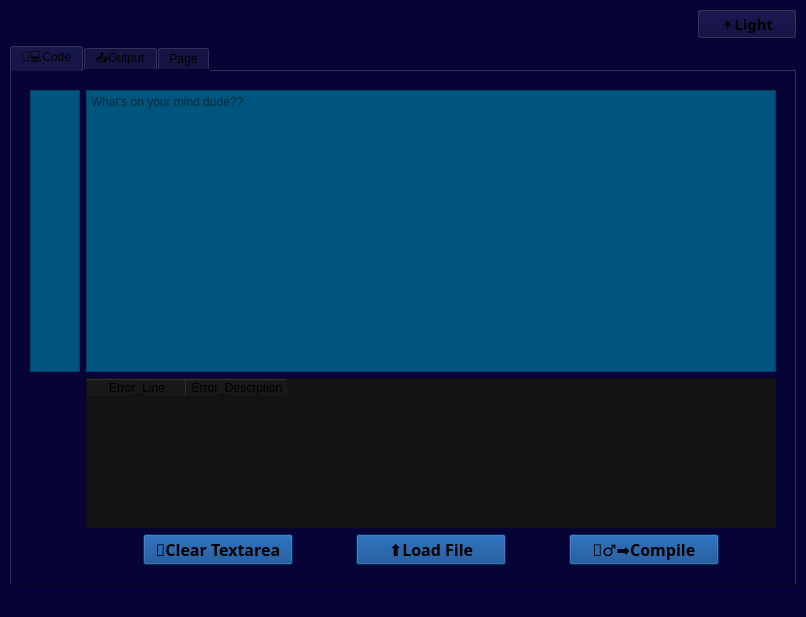
<?xml version="1.0" encoding="UTF-8"?>
<ui version="4.0">
 <class>MainWindow</class>
 <widget class="QMainWindow" name="MainWindow">
  <property name="geometry">
   <rect>
    <x>0</x>
    <y>0</y>
    <width>806</width>
    <height>617</height>
   </rect>
  </property>
  <property name="windowTitle">
   <string>MainWindow</string>
  </property>
  <property name="styleSheet">
   <string notr="true">background-color:  rgb(6, 4, 54);</string>
  </property>
  <widget class="QWidget" name="centralwidget">
   <layout class="QGridLayout" name="gridLayout">
    <item row="0" column="1">
     <widget class="QPushButton" name="themeChange">
      <property name="sizePolicy">
       <sizepolicy hsizetype="Minimum" vsizetype="Fixed">
        <horstretch>0</horstretch>
        <verstretch>0</verstretch>
       </sizepolicy>
      </property>
      <property name="maximumSize">
       <size>
        <width>100</width>
        <height>16777215</height>
       </size>
      </property>
      <property name="font">
       <font>
        <family>Century Gothic</family>
        <pointsize>11</pointsize>
        <bold>true</bold>
       </font>
      </property>
      <property name="layoutDirection">
       <enum>Qt::LayoutDirection::RightToLeft</enum>
      </property>
      <property name="text">
       <string>☀️Light</string>
      </property>
     </widget>
    </item>
    <item row="1" column="1">
     <widget class="QTabWidget" name="tabWidget">
      <property name="enabled">
       <bool>true</bool>
      </property>
      <property name="styleSheet">
       <string notr="true">background-color:rgb(6, 4, 54);</string>
      </property>
      <property name="tabPosition">
       <enum>QTabWidget::TabPosition::North</enum>
      </property>
      <property name="tabShape">
       <enum>QTabWidget::TabShape::Rounded</enum>
      </property>
      <property name="currentIndex">
       <number>0</number>
      </property>
      <property name="usesScrollButtons">
       <bool>false</bool>
      </property>
      <property name="documentMode">
       <bool>false</bool>
      </property>
      <property name="tabsClosable">
       <bool>false</bool>
      </property>
      <widget class="QWidget" name="Code">
       <attribute name="title">
        <string>🧑‍💻Code</string>
       </attribute>
       <layout class="QHBoxLayout" name="horizontalLayout_4">
        <item>
         <widget class="QScrollArea" name="scrollArea">
          <property name="sizePolicy">
           <sizepolicy hsizetype="Expanding" vsizetype="Expanding">
            <horstretch>1</horstretch>
            <verstretch>1</verstretch>
           </sizepolicy>
          </property>
          <property name="widgetResizable">
           <bool>true</bool>
          </property>
          <widget class="QWidget" name="scrollAreaWidgetContents">
           <property name="geometry">
            <rect>
             <x>0</x>
             <y>0</y>
             <width>776</width>
             <height>503</height>
            </rect>
           </property>
           <property name="sizePolicy">
            <sizepolicy hsizetype="Expanding" vsizetype="Expanding">
             <horstretch>1</horstretch>
             <verstretch>1</verstretch>
            </sizepolicy>
           </property>
           <property name="sizeIncrement">
            <size>
             <width>50</width>
             <height>50</height>
            </size>
           </property>
           <layout class="QGridLayout" name="gridLayout_2">
            <item row="2" column="1">
             <widget class="QTableWidget" name="errorTable">
              <property name="maximumSize">
               <size>
                <width>16777215</width>
                <height>150</height>
               </size>
              </property>
              <property name="autoFillBackground">
               <bool>false</bool>
              </property>
              <property name="styleSheet">
               <string notr="true">background-color: rgb(19, 19, 19);</string>
              </property>
              <property name="verticalScrollBarPolicy">
               <enum>Qt::ScrollBarPolicy::ScrollBarAlwaysOff</enum>
              </property>
              <property name="dragEnabled">
               <bool>false</bool>
              </property>
              <property name="alternatingRowColors">
               <bool>true</bool>
              </property>
              <property name="verticalScrollMode">
               <enum>QAbstractItemView::ScrollMode::ScrollPerItem</enum>
              </property>
              <property name="rowCount">
               <number>0</number>
              </property>
              <property name="columnCount">
               <number>2</number>
              </property>
              <attribute name="horizontalHeaderVisible">
               <bool>true</bool>
              </attribute>
              <attribute name="horizontalHeaderCascadingSectionResizes">
               <bool>false</bool>
              </attribute>
              <attribute name="horizontalHeaderMinimumSectionSize">
               <number>20</number>
              </attribute>
              <attribute name="horizontalHeaderStretchLastSection">
               <bool>false</bool>
              </attribute>
              <attribute name="verticalHeaderVisible">
               <bool>true</bool>
              </attribute>
              <attribute name="verticalHeaderStretchLastSection">
               <bool>false</bool>
              </attribute>
              <column>
               <property name="text">
                <string>Error_Line</string>
               </property>
              </column>
              <column>
               <property name="text">
                <string>Error_Descrption</string>
               </property>
              </column>
             </widget>
            </item>
            <item row="1" column="0">
             <widget class="QPlainTextEdit" name="LineNumberArea">
              <property name="maximumSize">
               <size>
                <width>50</width>
                <height>16777215</height>
               </size>
              </property>
              <property name="layoutDirection">
               <enum>Qt::LayoutDirection::RightToLeft</enum>
              </property>
              <property name="styleSheet">
               <string notr="true">
background-color: rgb(0, 85, 127);</string>
              </property>
              <property name="verticalScrollBarPolicy">
               <enum>Qt::ScrollBarPolicy::ScrollBarAlwaysOff</enum>
              </property>
              <property name="horizontalScrollBarPolicy">
               <enum>Qt::ScrollBarPolicy::ScrollBarAlwaysOff</enum>
              </property>
              <property name="sizeAdjustPolicy">
               <enum>QAbstractScrollArea::SizeAdjustPolicy::AdjustToContents</enum>
              </property>
             </widget>
            </item>
            <item row="1" column="1">
             <widget class="QPlainTextEdit" name="textarea">
              <property name="styleSheet">
               <string notr="true">
background-color: rgb(0, 85, 127);</string>
              </property>
              <property name="sizeAdjustPolicy">
               <enum>QAbstractScrollArea::SizeAdjustPolicy::AdjustToContents</enum>
              </property>
              <property name="tabStopDistance">
               <double>80.000000000000000</double>
              </property>
              <property name="backgroundVisible">
               <bool>false</bool>
              </property>
              <property name="placeholderText">
               <string>What's on your mind dude??</string>
              </property>
             </widget>
            </item>
            <item row="3" column="1">
             <layout class="QHBoxLayout" name="horizontalLayout_3">
              <item>
               <widget class="QPushButton" name="cleartext">
                <property name="sizePolicy">
                 <sizepolicy hsizetype="Minimum" vsizetype="Fixed">
                  <horstretch>0</horstretch>
                  <verstretch>0</verstretch>
                 </sizepolicy>
                </property>
                <property name="minimumSize">
                 <size>
                  <width>150</width>
                  <height>25</height>
                 </size>
                </property>
                <property name="maximumSize">
                 <size>
                  <width>50</width>
                  <height>16777215</height>
                 </size>
                </property>
                <property name="font">
                 <font>
                  <family>Century Gothic</family>
                  <pointsize>12</pointsize>
                  <bold>true</bold>
                 </font>
                </property>
                <property name="cursor">
                 <cursorShape>PointingHandCursor</cursorShape>
                </property>
                <property name="styleSheet">
                 <string notr="true">background-color:#003f87;</string>
                </property>
                <property name="text">
                 <string>🧽Clear Textarea</string>
                </property>
               </widget>
              </item>
              <item>
               <widget class="QPushButton" name="loadfile">
                <property name="sizePolicy">
                 <sizepolicy hsizetype="Minimum" vsizetype="Fixed">
                  <horstretch>0</horstretch>
                  <verstretch>0</verstretch>
                 </sizepolicy>
                </property>
                <property name="minimumSize">
                 <size>
                  <width>150</width>
                  <height>25</height>
                 </size>
                </property>
                <property name="maximumSize">
                 <size>
                  <width>50</width>
                  <height>16777215</height>
                 </size>
                </property>
                <property name="font">
                 <font>
                  <family>Century Gothic</family>
                  <pointsize>12</pointsize>
                  <bold>true</bold>
                 </font>
                </property>
                <property name="cursor">
                 <cursorShape>PointingHandCursor</cursorShape>
                </property>
                <property name="styleSheet">
                 <string notr="true">background-color:#003f87;</string>
                </property>
                <property name="text">
                 <string>⬆️Load File</string>
                </property>
               </widget>
              </item>
              <item>
               <widget class="QPushButton" name="Compile">
                <property name="sizePolicy">
                 <sizepolicy hsizetype="Minimum" vsizetype="Fixed">
                  <horstretch>0</horstretch>
                  <verstretch>0</verstretch>
                 </sizepolicy>
                </property>
                <property name="minimumSize">
                 <size>
                  <width>150</width>
                  <height>25</height>
                 </size>
                </property>
                <property name="maximumSize">
                 <size>
                  <width>50</width>
                  <height>16777215</height>
                 </size>
                </property>
                <property name="font">
                 <font>
                  <family>Century Gothic</family>
                  <pointsize>12</pointsize>
                  <bold>true</bold>
                 </font>
                </property>
                <property name="cursor">
                 <cursorShape>PointingHandCursor</cursorShape>
                </property>
                <property name="styleSheet">
                 <string notr="true">background-color: #003f87;</string>
                </property>
                <property name="text">
                 <string>🏃‍♂️‍➡️Compile</string>
                </property>
               </widget>
              </item>
             </layout>
            </item>
           </layout>
          </widget>
         </widget>
        </item>
       </layout>
      </widget>
      <widget class="QWidget" name="Output">
       <property name="enabled">
        <bool>true</bool>
       </property>
       <attribute name="title">
        <string>📤Output</string>
       </attribute>
       <layout class="QHBoxLayout" name="horizontalLayout_5">
        <item>
         <widget class="QTableWidget" name="TokenTable">
          <property name="enabled">
           <bool>true</bool>
          </property>
          <property name="verticalScrollBarPolicy">
           <enum>Qt::ScrollBarPolicy::ScrollBarAlwaysOff</enum>
          </property>
          <property name="horizontalScrollBarPolicy">
           <enum>Qt::ScrollBarPolicy::ScrollBarAlwaysOff</enum>
          </property>
          <property name="columnCount">
           <number>3</number>
          </property>
          <column>
           <property name="text">
            <string>LINE</string>
           </property>
          </column>
          <column>
           <property name="text">
            <string>TOKEN</string>
           </property>
          </column>
          <column>
           <property name="text">
            <string>NAME</string>
           </property>
          </column>
         </widget>
        </item>
        <item>
         <widget class="QTableWidget" name="SymbolTable">
          <property name="sizePolicy">
           <sizepolicy hsizetype="Expanding" vsizetype="Expanding">
            <horstretch>0</horstretch>
            <verstretch>0</verstretch>
           </sizepolicy>
          </property>
          <property name="maximumSize">
           <size>
            <width>16777215</width>
            <height>10000000</height>
           </size>
          </property>
          <property name="frameShadow">
           <enum>QFrame::Shadow::Sunken</enum>
          </property>
          <property name="verticalScrollBarPolicy">
           <enum>Qt::ScrollBarPolicy::ScrollBarAlwaysOff</enum>
          </property>
          <property name="horizontalScrollBarPolicy">
           <enum>Qt::ScrollBarPolicy::ScrollBarAlwaysOff</enum>
          </property>
          <property name="gridStyle">
           <enum>Qt::PenStyle::SolidLine</enum>
          </property>
          <property name="columnCount">
           <number>4</number>
          </property>
          <column>
           <property name="text">
            <string>LINE</string>
           </property>
          </column>
          <column>
           <property name="text">
            <string>NAME</string>
           </property>
          </column>
          <column>
           <property name="text">
            <string>VALUE</string>
           </property>
          </column>
          <column>
           <property name="text">
            <string>TYPE</string>
           </property>
          </column>
         </widget>
        </item>
       </layout>
      </widget>
      <widget class="QWidget" name="tab">
       <property name="sizePolicy">
        <sizepolicy hsizetype="Expanding" vsizetype="Expanding">
         <horstretch>0</horstretch>
         <verstretch>0</verstretch>
        </sizepolicy>
       </property>
       <property name="layoutDirection">
        <enum>Qt::LayoutDirection::LeftToRight</enum>
       </property>
       <attribute name="title">
        <string>Page</string>
       </attribute>
       <widget class="QGraphicsView" name="graphicsView">
        <property name="geometry">
         <rect>
          <x>0</x>
          <y>0</y>
          <width>781</width>
          <height>511</height>
         </rect>
        </property>
        <property name="sizePolicy">
         <sizepolicy hsizetype="Expanding" vsizetype="Expanding">
          <horstretch>0</horstretch>
          <verstretch>0</verstretch>
         </sizepolicy>
        </property>
       </widget>
      </widget>
     </widget>
    </item>
   </layout>
  </widget>
  <widget class="QMenuBar" name="menubar">
   <property name="geometry">
    <rect>
     <x>0</x>
     <y>0</y>
     <width>806</width>
     <height>17</height>
    </rect>
   </property>
  </widget>
  <widget class="QStatusBar" name="statusbar"/>
 </widget>
 <resources/>
 <connections/>
</ui>
